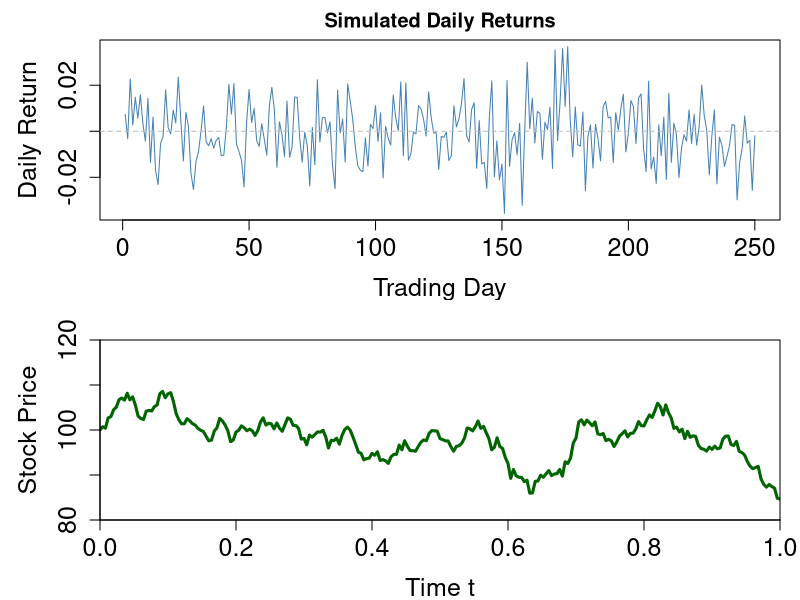
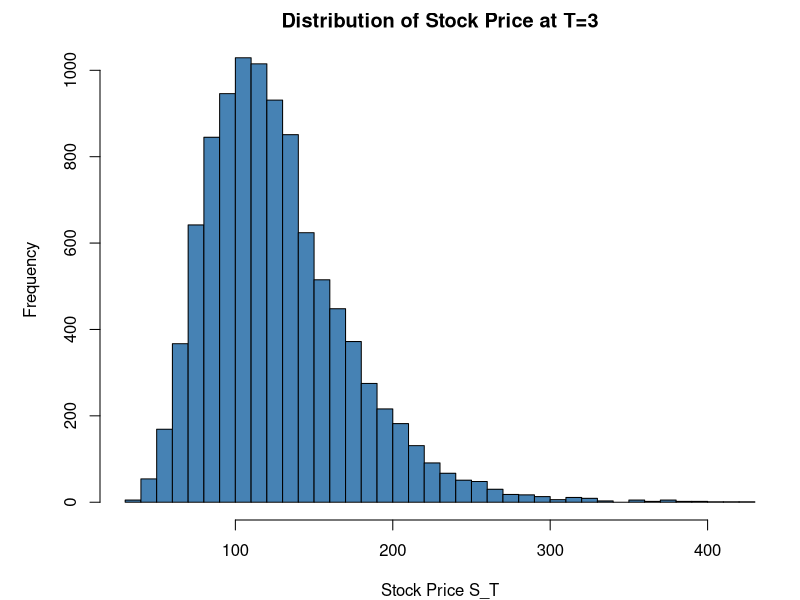

These charts were generated, in order, by the following R code:

####################################################
# Exercise 1
####################################################

################################################################################
# Exercise 1: Simulating a GBM
#-------------------------------------------------------------------------------
# adjust this accoridng to your working dir
#setwd("P:/HSG/SMFI/SMFI-main/problem_sets/Lama")

#----------------------------------------------------------------
# Exercise 1 a)
S0 <- 100                         # Current stock price
mu <- 0.08                        # Mean return rate 8%
sigma <- 0.2                      # Volatility of returns 20%
T <- 1                            # Price path over 1 year
s <- 250                          # Trading Days
delta_t <- rep(1/s,T*s)           # Daily time steps
t <- c(0,cumsum(delta_t))         # Time line including start date
paths <- 1                        # Paths
set.seed(13)                      # Random number generator

#----------------------------------------------------------------
delta_W <- sqrt(delta_t) * rnorm(n=T * s, mean = 0, sd=1) # Vector of path increments
Rt <- ((mu * delta_t)+(sigma*delta_W))                    # Return path

St <- c(S0, S0*cumprod(1+Rt))                             # Convert into price path



par(mfrow = c(2, 1), mar = c(4, 5, 2, 1))

plot(1:s, Rt, type = "l", col = "steelblue", lwd = 1,
     xlab = "Trading Day", ylab = "Daily Return",
     cex.axis = 1.5, cex.lab = 1.5,
     main = "Simulated Daily Returns")
abline(h = 0, lty = 2, col = "grey")

plot(t, St, type = "l", col = "darkgreen", lwd = 3,
     xlab = "Time t", ylab = "Stock Price",
     cex.axis = 1.5, cex.lab = 1.5, cex.main = 1.5,
     xaxs = "i", yaxs = "i", ylim = c(80, 120))

par(mfrow = c(1, 1))

################################################################################
# Exercise 1 b)
#-------------------------------------------------------------------------------
dar <- mean(Rt)               # Average daily returns
annualized_mu <- 250*dar      # Annulized Returns
print(annualized_mu)

# Report: The annualized sample mean differs from the true mu = 8% due to
# sampling variability. A single path consists of only 250 daily returns,
# which is a finite sample. The sample mean is an estimator of mu,
# but any single realization will deviate from the true value due to randomness.
# This deviation shrinks as the sample size increases.

################################################################################
# Exercise 1 c)
#-------------------------------------------------------------------------------
N <- 10000      # Number of paths
set.seed(13)

# Generate a Matrix
delta_W_matrix <- sqrt(1/s) * matrix(rnorm(N * s, mean = 0, sd = 1), nrow = N, ncol = s)

# Calculate Returns for all paths
Rt_matrix <- (mu * (1/s)) + (sigma * delta_W_matrix)

# Calculate the mean
dar_MC <- mean(Rt_matrix)

# Annulize the mean
annualized_mu_MC <- 250 * dar_MC

# Print the mean
print(annualized_mu_MC)

# Report: The Mean for 10'000 Paths is much closer to the true mu.
# It's because of the law of large numbers. It has to approx to 8%.

################################################################################
# Exercise 1 d)
#-------------------------------------------------------------------------------
T <- 3                            # Maturity T = 3 years
S0 <- 100                         # Current stock price
mu <- 0.08                        # Mean return rate 8%
sigma <- 0.2                      # Volatility of returns 20%
paths <- 10000
set.seed(13)

# Simulate W_T. It's normally distributed with mean 0 and variance T
W_T <- sqrt(T) * rnorm(paths, mean = 0, sd = 1)

# Compute 10'000 terminal prices using exact solution
S_T <- S0 * exp((mu - (sigma^2) / 2) * T + sigma * W_T)

# Plot Histogram
hist(S_T, breaks = 50, col = "steelblue", 
     main = "Distribution of Stock Price at T=3", 
     xlab = "Stock Price S_T", ylab = "Frequency")

# Compare sample average and expectation
sample_avg <- mean(S_T)
theo_exp <- S0 * exp(mu * T)

print(paste("Sample Average:", round(sample_avg, 4)))
print(paste("Theoretical Expectation:", round(theo_exp, 4)))

# Report:
# Shape: The histogram is right-skewed, which is expected because S_T follows
# a lognormal distribution. Prices cannot fall below zero but have no upper 
# bound, producing a right tail.
#
# Comparison: The sample average is close to the theoretical expectation
# E[S_T] = S0 * exp(mu * T) due to the law of large numbers. With N = 10'000
# simulations, the randomness averages out. The small remaining difference
# is finite-sample noise, which would shrink further as N increases.
